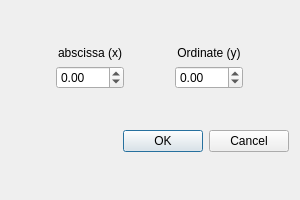
<?xml version="1.0" encoding="UTF-8"?>
<ui version="4.0">
 <class>DialogAddPoint</class>
 <widget class="QDialog" name="DialogAddPoint">
  <property name="geometry">
   <rect>
    <x>0</x>
    <y>0</y>
    <width>300</width>
    <height>200</height>
   </rect>
  </property>
  <property name="windowTitle">
   <string>Dialog</string>
  </property>
  <layout class="QVBoxLayout" name="verticalLayout">
   <item>
    <layout class="QHBoxLayout" name="horizontalLayout">
     <item>
      <layout class="QGridLayout" name="gridLayout">
       <item row="0" column="0">
        <widget class="QLabel" name="lbl_abscissa">
         <property name="sizePolicy">
          <sizepolicy hsizetype="Preferred" vsizetype="Fixed">
           <horstretch>0</horstretch>
           <verstretch>0</verstretch>
          </sizepolicy>
         </property>
         <property name="text">
          <string>abscissa (x)</string>
         </property>
         <property name="alignment">
          <set>Qt::AlignCenter</set>
         </property>
        </widget>
       </item>
       <item row="1" column="0">
        <widget class="QDoubleSpinBox" name="abscissa">
         <property name="sizePolicy">
          <sizepolicy hsizetype="Fixed" vsizetype="Fixed">
           <horstretch>0</horstretch>
           <verstretch>0</verstretch>
          </sizepolicy>
         </property>
         <property name="minimum">
          <double>-999.990000000000009</double>
         </property>
         <property name="maximum">
          <double>999.990000000000009</double>
         </property>
        </widget>
       </item>
      </layout>
     </item>
     <item>
      <layout class="QGridLayout" name="gridLayout_2">
       <item row="0" column="0">
        <widget class="QLabel" name="lbl_ordinate">
         <property name="sizePolicy">
          <sizepolicy hsizetype="Preferred" vsizetype="Fixed">
           <horstretch>0</horstretch>
           <verstretch>0</verstretch>
          </sizepolicy>
         </property>
         <property name="text">
          <string>Ordinate (y)</string>
         </property>
         <property name="alignment">
          <set>Qt::AlignCenter</set>
         </property>
        </widget>
       </item>
       <item row="1" column="0">
        <widget class="QDoubleSpinBox" name="ordinate">
         <property name="sizePolicy">
          <sizepolicy hsizetype="Fixed" vsizetype="Fixed">
           <horstretch>0</horstretch>
           <verstretch>0</verstretch>
          </sizepolicy>
         </property>
         <property name="minimum">
          <double>-999.990000000000009</double>
         </property>
         <property name="maximum">
          <double>999.990000000000009</double>
         </property>
        </widget>
       </item>
      </layout>
     </item>
    </layout>
   </item>
   <item>
    <widget class="QDialogButtonBox" name="buttonBox">
     <property name="orientation">
      <enum>Qt::Horizontal</enum>
     </property>
     <property name="standardButtons">
      <set>QDialogButtonBox::Cancel|QDialogButtonBox::Ok</set>
     </property>
    </widget>
   </item>
  </layout>
 </widget>
 <resources/>
 <connections>
  <connection>
   <sender>buttonBox</sender>
   <signal>accepted()</signal>
   <receiver>DialogAddPoint</receiver>
   <slot>accept()</slot>
   <hints>
    <hint type="sourcelabel">
     <x>248</x>
     <y>254</y>
    </hint>
    <hint type="destinationlabel">
     <x>157</x>
     <y>274</y>
    </hint>
   </hints>
  </connection>
  <connection>
   <sender>buttonBox</sender>
   <signal>rejected()</signal>
   <receiver>DialogAddPoint</receiver>
   <slot>reject()</slot>
   <hints>
    <hint type="sourcelabel">
     <x>316</x>
     <y>260</y>
    </hint>
    <hint type="destinationlabel">
     <x>286</x>
     <y>274</y>
    </hint>
   </hints>
  </connection>
 </connections>
</ui>
